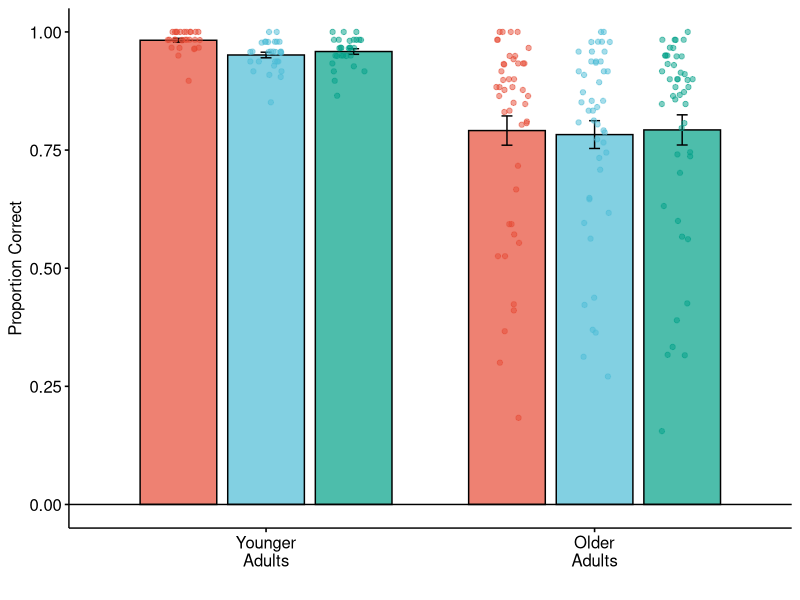
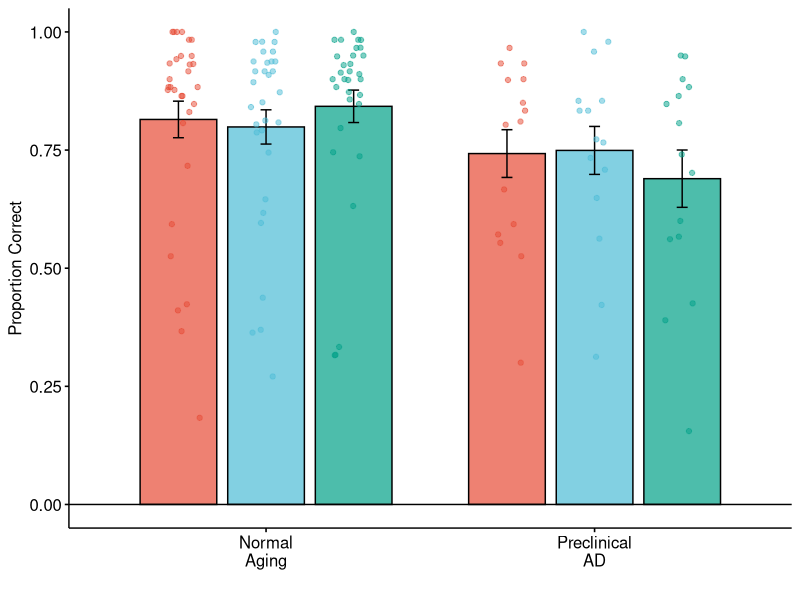
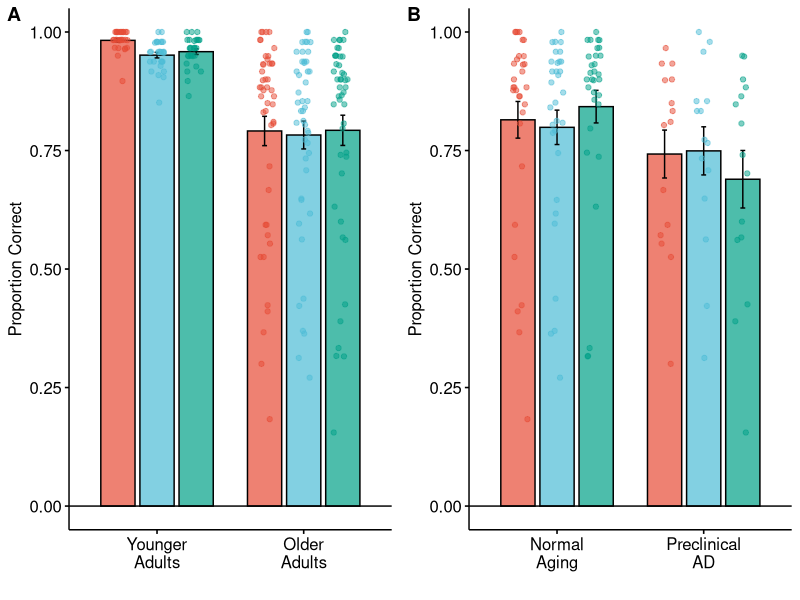
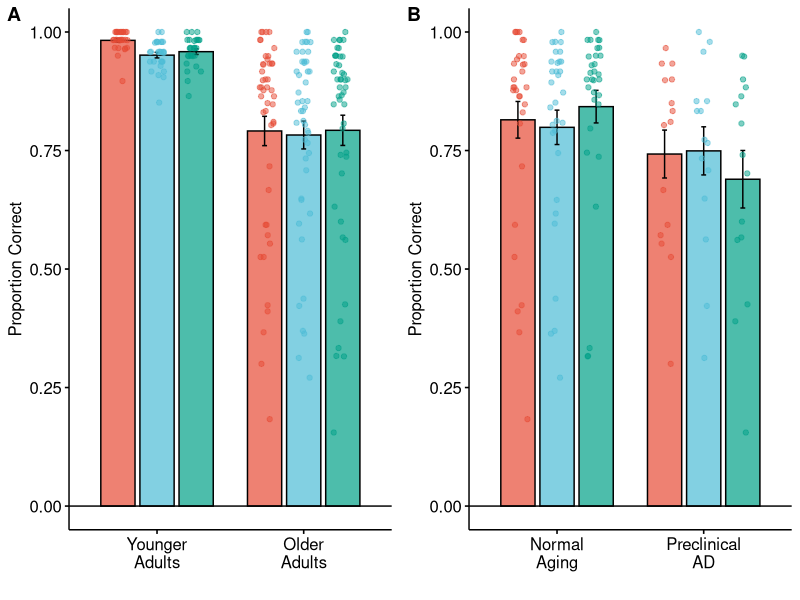

Recreate these plots in R, in order.
## ---- chunk 1
knitr::opts_chunk$set(echo = TRUE)
## ---- chunk 2
# Load Libraries
library(tidyverse)
library(ggpubr)
library(rstatix)
library(lme4)
library(lmerTest)
library(emmeans)

# Set colorscales
npg_pal <- get_palette(palette = 'npg', 3)
npg_RL <- c(npg_pal[1], npg_pal[3])

# Read in data
df <- read_csv('data_sup_fig03.csv')
df$age_group <- factor(df$age_group, levels = c('Younger\nAdults',
                                                'Older\nAdults'))
df$biomarker_group <- factor(df$biomarker_group, levels = c('Younger\nAdults',
                                                'Normal\nAging',
                                                'Preclinical\nAD'))
## ---- chunk 3
# PANEL A: Stats
print("+---------- Linear Mixed Effects Model ----------+")
learning_mod <- lmer(learning ~ age_group*valence + (1 | subject), 
                   df)
summary(learning_mod)

print("+---------- Post-Hoc Paired T-test Tests ----------+")
emm1 = emmeans(learning_mod, specs = pairwise ~ valence|age_group,
               type = 'repsonse', adjust = 'none')
# No significant pairwise contrasts
#emm1_contrasts <- emm1$contrasts %>% rbind(adjust = 'none')
#emm1_contrasts <- as.data.frame(emm1_contrasts) %>% 
#  separate(col = contrast, into = c('group1', 'group2'), sep = ' - ') %>%
#  filter(p.value < 0.05) %>%
#  mutate(sig = case_when(p.value < 0.05 ~ '*')) %>%
#  add_xy_position(data = df, formula = learning ~ age_group,
#                  x = "age_group", group = 'valence', fun = "mean_se", dodge = 0.8)
emm1$contrasts
## ---- chunk 4
# PANEL A: Memory in YA vs. OA
figA <- ggbarplot(df, 
               x = "age_group", 
               y = "learning", 
               fill = "valence",
               alpha = 0.7,
               palette = "npg", 
               add = "mean_se", 
               xlab = "",
               ylab = "Proportion Correct",
               ylim = c(0, 1.0),
               position = position_dodge(0.8)) +
        geom_hline(yintercept = 0) +
        geom_jitter(aes(color = valence, fill = valence), alpha = 0.5,
              position = position_jitterdodge(0.1))  +
        theme(legend.position = 'none')
figA
## ---- chunk 5
# PANEL B: Stats
print("+---------- Linear Mixed Effects Model ----------+")
learning_mod <- lmer(learning ~ valence*biomarker_group + age + sex + yrs_edu + (1 | subject), 
                   df %>% filter(biomarker_group != 'Younger\nAdults'))
summary(learning_mod)

print("+---------- Post-Hoc Paired T-test Tests ----------+")
emm2 = emmeans(learning_mod, specs = pairwise ~ valence|biomarker_group,
               type = 'repsonse', adjust = 'none')
# No significant pairwise contrasts
#emm1_contrasts <- emm1$contrasts %>% rbind(adjust = 'none')
#emm1_contrasts <- as.data.frame(emm1_contrasts) %>% 
#  separate(col = contrast, into = c('group1', 'group2'), sep = ' - ') %>%
#  filter(p.value < 0.05) %>%
#  mutate(sig = case_when(p.value < 0.05 ~ '*')) %>%
#  add_xy_position(data = df, formula = learning ~ age_group,
#                  x = "age_group", group = 'valence', fun = "mean_se", dodge = 0.8)
emm2$contrasts
## ---- chunk 6
data_B <- df %>% filter(biomarker_group != 'Younger\nAdults')

# PANEL B: Memory for all Conditions
figB <- ggbarplot(data_B, 
               x = "biomarker_group", 
               y = "learning", 
               fill = "valence",
               alpha = 0.7,
               palette = "npg", 
               add = "mean_se", 
               xlab = "",
               ylab = "Proportion Correct",
               ylim = c(0, 1.0),
               position = position_dodge(0.8)) +
        geom_hline(yintercept = 0) +
        geom_jitter(aes(color = valence, fill = valence), alpha = 0.5,
              position = position_jitterdodge(0.1)) +
        theme(legend.position = 'none')
figB
## ---- chunk 7
behavioral_fig <- ggarrange(figA, figB,
          ncol = 2,
          labels = c('A', 'B'))

ggsave(behavioral_fig, filename = 'sup_fig03.pdf', width = 6.5, height = 2.5, units = 'in')

behavioral_fig
